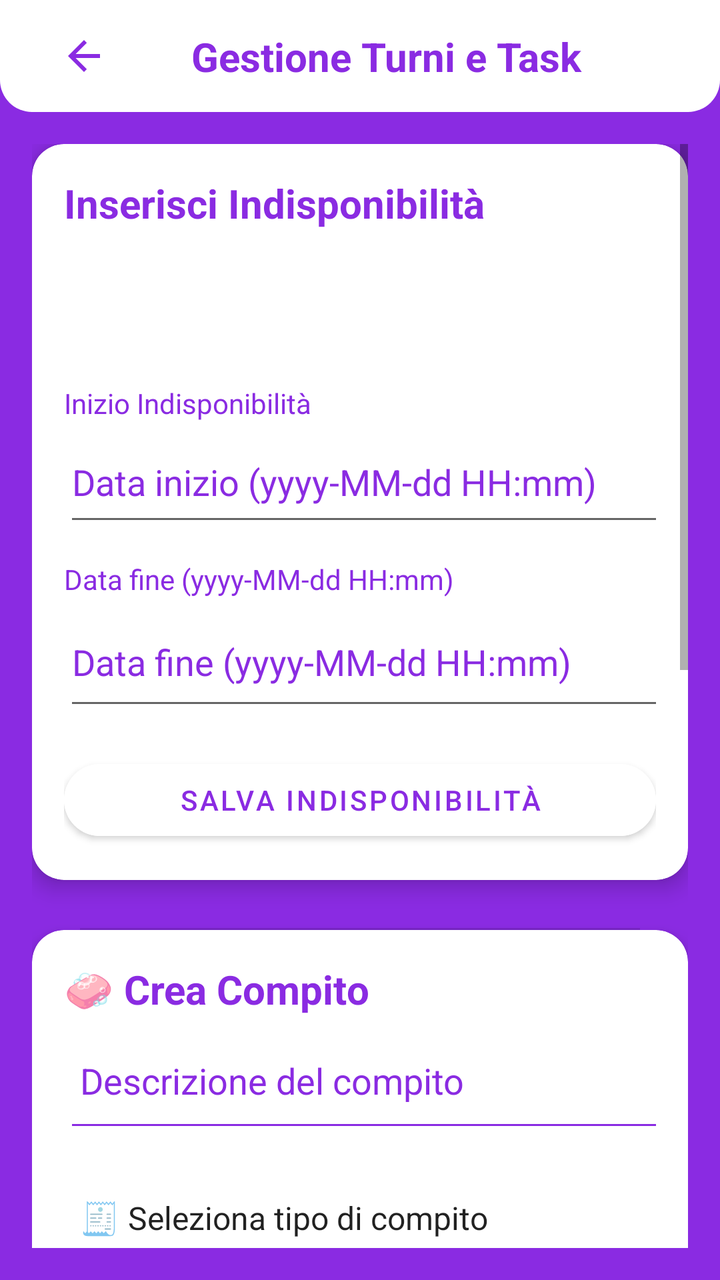
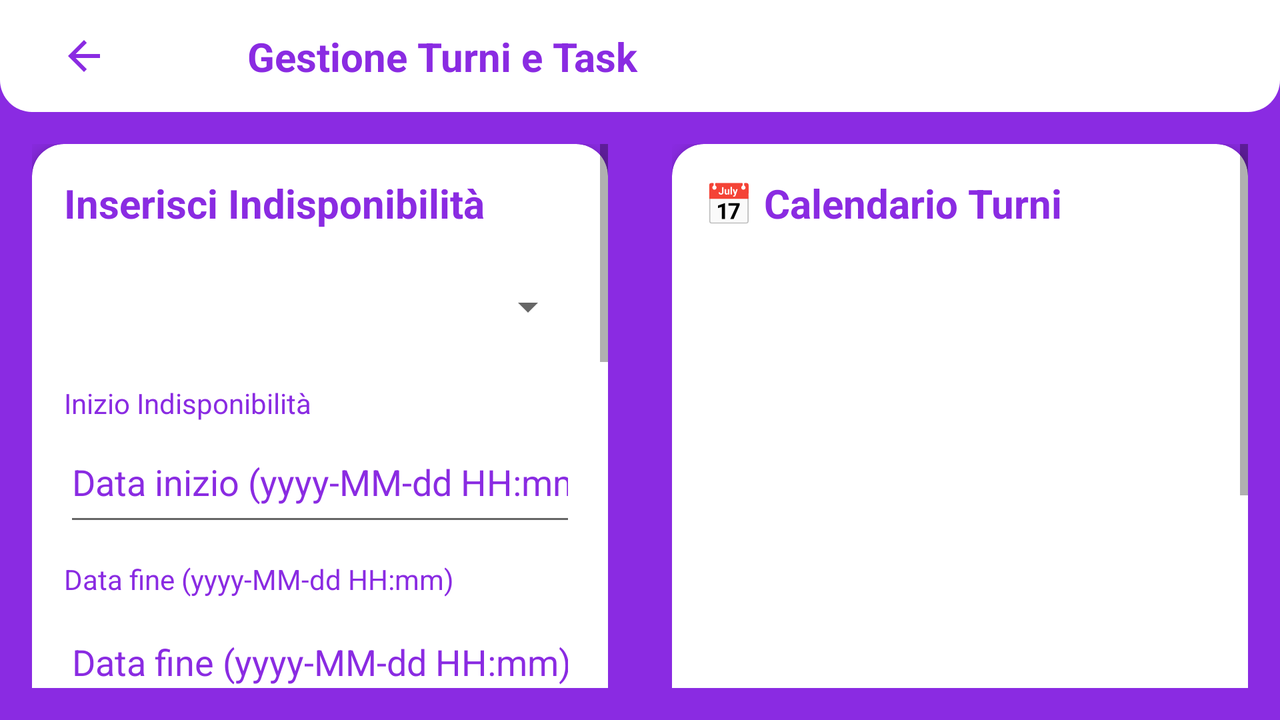

Two renders of one Android screen. The first uses the default layout on a phone; the second uses the alternative layout the repository ships for a different screen configuration, on a matching device. The two XML files are below.
<!-- AndroidManifest.xml: application theme Theme.CoinquyLifeJava -->
<!-- res/layout/shift_layout.xml -->
<?xml version="1.0" encoding="utf-8"?>
<androidx.constraintlayout.widget.ConstraintLayout
    xmlns:android="http://schemas.android.com/apk/res/android"
    xmlns:app="http://schemas.android.com/apk/res-auto"
    android:layout_width="match_parent"
    android:layout_height="match_parent"
    android:background="#8A2BE2">

    <androidx.constraintlayout.widget.ConstraintLayout
        android:id="@+id/topBar"
        android:layout_width="0dp"
        android:layout_height="56dp"
        android:background="@drawable/rounded_topbar"
        app:layout_constraintTop_toTopOf="parent"
        app:layout_constraintStart_toStartOf="parent"
        app:layout_constraintEnd_toEndOf="parent">

        <com.google.android.material.button.MaterialButton
            android:id="@+id/btnBack"
            style="@style/Widget.MaterialComponents.Button.TextButton"
            android:layout_width="wrap_content"
            android:layout_height="match_parent"
            android:backgroundTint="@android:color/transparent"
            android:contentDescription="@string/back"
            app:icon="@drawable/arrow_back"
            app:iconGravity="textStart"
            app:iconTint="#8A2BE2"
            app:layout_constraintTop_toTopOf="parent"
            app:layout_constraintBottom_toBottomOf="parent"
            app:layout_constraintStart_toStartOf="parent" />

        <TextView
            android:id="@+id/tvShiftTitle"
            android:layout_width="wrap_content"
            android:layout_height="wrap_content"
            android:text="@string/gestione_turni_e_task"
            android:textColor="#8A2BE2"
            android:textSize="20sp"
            android:textStyle="bold"
            app:layout_constraintTop_toTopOf="parent"
            app:layout_constraintBottom_toBottomOf="parent"
            app:layout_constraintStart_toEndOf="@id/btnBack"
            app:layout_constraintEnd_toEndOf="parent"
            app:layout_constraintHorizontal_bias="0.1" />
    </androidx.constraintlayout.widget.ConstraintLayout>

    <ScrollView
        android:id="@+id/scrollView"
        android:layout_width="0dp"
        android:layout_height="0dp"
        android:padding="16dp"
        app:layout_constraintTop_toBottomOf="@id/topBar"
        app:layout_constraintBottom_toBottomOf="parent"
        app:layout_constraintStart_toStartOf="parent"
        app:layout_constraintEnd_toEndOf="parent">

        <LinearLayout
            android:layout_width="match_parent"
            android:layout_height="wrap_content"
            android:orientation="vertical"
            android:gravity="center_horizontal"
            android:divider="?android:attr/dividerVertical"
            android:showDividers="middle"
            android:dividerPadding="24dp">

            <androidx.cardview.widget.CardView
                android:layout_width="match_parent"
                android:layout_height="wrap_content"
                app:cardCornerRadius="16dp"
                app:cardElevation="6dp"
                android:backgroundTint="@color/white"
                android:background="@drawable/rounded_container"
                android:layout_marginBottom="24dp">

                <LinearLayout
                    android:layout_width="match_parent"
                    android:layout_height="wrap_content"
                    android:orientation="vertical"
                    android:padding="16dp">

                    <TextView
                        android:layout_width="wrap_content"
                        android:layout_height="wrap_content"
                        android:text="@string/inserisci_indisponibilit"
                        android:textColor="#8A2BE2"
                        android:textSize="20sp"
                        android:textStyle="bold" />

                    <Spinner
                        android:id="@+id/spinnerCoinquilino"
                        android:layout_width="337dp"
                        android:layout_height="53dp"
                        android:layout_marginTop="12dp"
                        android:textColorHint="#8A2BE2"
                        android:textColor="#8A2BE2"
                        android:prompt="@string/seleziona_coinquilino" />

                    <TextView
                        android:layout_width="wrap_content"
                        android:layout_height="wrap_content"
                        android:text="@string/inizio_indisponibilit"
                        android:textColor="#8A2BE2"
                        android:textSize="14sp"
                        android:layout_marginTop="12dp" />

                    <com.google.android.material.textfield.TextInputEditText
                        android:id="@+id/etStartIndisponibilita"
                        android:layout_width="348dp"
                        android:layout_height="57dp"
                        android:textColor="#8A2BE2"
                        android:textColorHint="#8A2BE2"
                        android:hint="@string/data_inizio_yyyy_mm_dd_hh_mm"
                        android:inputType="datetime" />

                    <TextView
                        android:layout_width="wrap_content"
                        android:layout_height="wrap_content"
                        android:text="@string/data_fine_yyyy_mm_dd_hh_mm"
                        android:textColor="#8A2BE2"
                        android:textSize="14sp"
                        android:layout_marginTop="12dp" />

                    <com.google.android.material.textfield.TextInputEditText
                        android:id="@+id/etEndIndisponibilita"
                        android:layout_width="351dp"
                        android:layout_height="61dp"
                        android:textColorHint="#8A2BE2"
                        android:textColor="#8A2BE2"
                        android:hint="@string/data_fine_yyyy_mm_dd_hh_mm"
                        android:inputType="datetime" />

                    <com.google.android.material.button.MaterialButton
                        android:id="@+id/btnSaveIndisponibilita"
                        android:layout_width="match_parent"
                        android:layout_height="wrap_content"
                        android:text="@string/salva_indisponibilit"
                        android:backgroundTint="@android:color/white"
                        android:textColor="#8A2BE2"
                        android:layout_marginTop="16dp"
                        app:cornerRadius="24dp"/>
                </LinearLayout>
            </androidx.cardview.widget.CardView>

            <androidx.cardview.widget.CardView
                android:layout_width="match_parent"
                android:layout_height="wrap_content"
                app:cardCornerRadius="16dp"
                app:cardElevation="6dp"
                android:backgroundTint="@color/white"
                android:background="@drawable/rounded_container"
                android:layout_marginBottom="24dp">

                <LinearLayout
                    android:layout_width="match_parent"
                    android:layout_height="wrap_content"
                    android:orientation="vertical"
                    android:padding="16dp">

                    <TextView
                        android:layout_width="wrap_content"
                        android:layout_height="wrap_content"
                        android:text="@string/crea_compito"
                        android:textColor="#8A2BE2"
                        android:textSize="20sp"
                        android:textStyle="bold" />

                    <com.google.android.material.textfield.TextInputEditText
                        android:id="@+id/etDescrizioneCompito"
                        android:layout_width="344dp"
                        android:layout_height="51dp"
                        android:layout_marginTop="12dp"
                        android:backgroundTint="#8A2BE2"
                        android:gravity="top"
                        android:textColor="#8A2BE2"
                        android:textColorHint="#8A2BE2"
                        android:hint="@string/descrizione_del_compito"
                        android:inputType="textMultiLine"
                        android:padding="8dp" />

                    <Spinner
                        android:id="@+id/spinnerTipoCompito"
                        android:layout_width="344dp"
                        android:layout_height="52dp"
                        android:layout_marginTop="12dp"
                        android:textColor="#8A2BE2"
                        android:entries="@array/compito_types" />

                    <TextView
                        android:layout_width="wrap_content"
                        android:layout_height="wrap_content"
                        android:text="@string/data_e_ora_compito"
                        android:textColor="#8A2BE2"
                        android:textColorHint="#8A2BE2"
                        android:textSize="14sp"
                        android:layout_marginTop="12dp" />

                    <com.google.android.material.textfield.TextInputEditText
                        android:id="@+id/etDataOraCompito"
                        android:layout_width="346dp"
                        android:layout_height="55dp"
                        android:textColor="#8A2BE2"
                        android:textColorHint="#8A2BE2"
                        android:hint="@string/data_inizio_yyyy_mm_dd_hh_mm"
                        android:inputType="datetime" />

                    <com.google.android.material.button.MaterialButton
                        android:id="@+id/btnAddCompito"
                        android:layout_width="match_parent"
                        android:layout_height="wrap_content"
                        android:text="@string/aggiungi_compito"
                        android:backgroundTint="@android:color/white"
                        android:textColor="#8A2BE2"
                        android:layout_marginTop="16dp"
                        app:cornerRadius="24dp"/>
                </LinearLayout>
            </androidx.cardview.widget.CardView>

            <androidx.cardview.widget.CardView
                android:layout_width="match_parent"
                android:layout_height="wrap_content"
                app:cardCornerRadius="16dp"
                app:cardElevation="6dp"
                android:backgroundTint="@color/white"
                android:background="@drawable/rounded_container"
                android:layout_marginBottom="24dp">

                <LinearLayout
                    android:layout_width="match_parent"
                    android:layout_height="wrap_content"
                    android:orientation="vertical"
                    android:padding="16dp">

                    <TextView
                        android:layout_width="wrap_content"
                        android:layout_height="wrap_content"
                        android:text="@string/calendario_turni"
                        android:textColor="#8A2BE2"
                        android:textSize="20sp"
                        android:textStyle="bold" />

                    <androidx.recyclerview.widget.RecyclerView
                        android:id="@+id/rvShiftCalendar"
                        android:layout_width="match_parent"
                        android:layout_height="300dp"
                        android:layout_marginTop="12dp"
                        android:textColor="#8A2BE2"
                        android:contentDescription="@string/calendar"
                        android:scrollbars="vertical" />

                    <com.google.android.material.button.MaterialButton
                        android:id="@+id/getPlanning"
                        android:layout_width="match_parent"
                        android:layout_height="wrap_content"
                        android:layout_marginTop="12dp"
                        android:text="Genera pianficazione"
                        android:textAlignment="center"
                        android:textColor="#8A2BE2"
                        android:backgroundTint="@android:color/white"
                        app:cornerRadius="24dp"
                        android:visibility="visible" />

                    <ProgressBar
                        android:id="@+id/progressBar"
                        style="?android:attr/progressBarStyleLarge"
                        android:layout_width="wrap_content"
                        android:layout_height="wrap_content"
                        android:visibility="gone"
                        android:layout_gravity="center"/>

                </LinearLayout>
            </androidx.cardview.widget.CardView>

        </LinearLayout>
    </ScrollView>

</androidx.constraintlayout.widget.ConstraintLayout>
<!-- resources referenced by this layout -->
<resources>
  <string-array name="compito_types">
          <item>🧾 Seleziona tipo di compito</item>
          <item>🧹 Cleaning</item>
          <item>🔧 Maintenance</item>
          <item>🛠️ Repair</item>
      </string-array>
  <!-- drawable arrow_back (drawable) -->
  <vector xmlns:android="http://schemas.android.com/apk/res/android"
      android:width="24dp"
      android:height="24dp"
      android:viewportWidth="24"
      android:viewportHeight="24">
      <path
          android:fillColor="#FFFFFF"
          android:pathData="M20,11H7.83l5.59-5.59L12,4l-8,8 8,8 1.41-1.41L7.83,13H20v-2z"/>
  </vector>
  <!-- drawable rounded_container (drawable) -->
  <?xml version="1.0" encoding="utf-8"?>
  <shape xmlns:android="http://schemas.android.com/apk/res/android"
      android:shape="rectangle">
  
      <solid android:color="@android:color/white" />
  
      <corners android:radius="16dp" />
  
      <padding
          android:left="8dp"
          android:top="8dp"
          android:right="8dp"
          android:bottom="8dp" />
  
      <stroke
          android:width="1dp"
          android:color="#DDDDDD" /> 
  
  </shape>
  <!-- drawable rounded_topbar (drawable) -->
  <shape xmlns:android="http://schemas.android.com/apk/res/android"
      android:shape="rectangle" >
      <solid android:color="@color/white" />
      <corners
          android:bottomLeftRadius="16dp"
          android:bottomRightRadius="16dp"
          android:topLeftRadius="0dp"
          android:topRightRadius="0dp" />
  </shape>
  <string name="aggiungi_compito">Aggiungi Compito</string>
  <string name="back">back button</string>
  <string name="calendar">calendar\n</string>
  <string name="calendario_turni">📅 Calendario Turni</string>
  <string name="crea_compito">🧼 Crea Compito</string>
  <string name="data_e_ora_compito">Data e ora compito</string>
  <string name="data_fine_yyyy_mm_dd_hh_mm">Data fine (yyyy-MM-dd HH:mm)</string>
  <string name="data_inizio_yyyy_mm_dd_hh_mm">Data inizio (yyyy-MM-dd HH:mm)</string>
  <string name="descrizione_del_compito">Descrizione del compito</string>
  <string name="gestione_turni_e_task">Gestione Turni e Task</string>
  <string name="inizio_indisponibilit">Inizio Indisponibilità</string>
  <string name="inserisci_indisponibilit">Inserisci Indisponibilità</string>
  <string name="salva_indisponibilit">Salva Indisponibilità</string>
  <string name="seleziona_coinquilino">Seleziona Coinquilino</string>
  <style name="Theme.CoinquyLifeJava" parent="Theme.MaterialComponents.DayNight.DarkActionBar">
          
          <item name="colorPrimary">@color/purple_500</item>
          <item name="colorPrimaryVariant">@color/purple_700</item>
          <item name="colorOnPrimary">@color/white</item>
          
          <item name="colorSecondary">@color/teal_200</item>
          <item name="colorSecondaryVariant">@color/teal_700</item>
          <item name="colorOnSecondary">@color/black</item>
          
          <item name="android:statusBarColor">?attr/colorPrimaryVariant</item>
          
      </style>
</resources>
<!-- res/layout-land/shift_layout.xml (the repository's variant of the layout above) -->
<!-- drawn on the phone turned sideways -->
<?xml version="1.0" encoding="utf-8"?>
<androidx.constraintlayout.widget.ConstraintLayout
    xmlns:android="http://schemas.android.com/apk/res/android"
    xmlns:app="http://schemas.android.com/apk/res-auto"
    android:layout_width="match_parent"
    android:layout_height="match_parent"
    android:background="#8A2BE2">

    
    <androidx.constraintlayout.widget.ConstraintLayout
        android:id="@+id/topBar"
        android:layout_width="0dp"
        android:layout_height="56dp"
        android:background="@drawable/rounded_topbar"
        app:layout_constraintTop_toTopOf="parent"
        app:layout_constraintStart_toStartOf="parent"
        app:layout_constraintEnd_toEndOf="parent">

        <com.google.android.material.button.MaterialButton
            android:id="@+id/btnBack"
            style="@style/Widget.MaterialComponents.Button.TextButton"
            android:layout_width="wrap_content"
            android:layout_height="match_parent"
            android:backgroundTint="@android:color/transparent"
            android:contentDescription="@string/back"
            app:icon="@drawable/arrow_back"
            app:iconGravity="textStart"
            app:iconTint="#8A2BE2"
            app:layout_constraintTop_toTopOf="parent"
            app:layout_constraintBottom_toBottomOf="parent"
            app:layout_constraintStart_toStartOf="parent" />

        <TextView
            android:id="@+id/tvShiftTitle"
            android:layout_width="wrap_content"
            android:layout_height="wrap_content"
            android:text="@string/gestione_turni_e_task"
            android:textColor="#8A2BE2"
            android:textSize="20sp"
            android:textStyle="bold"
            app:layout_constraintTop_toTopOf="parent"
            app:layout_constraintBottom_toBottomOf="parent"
            app:layout_constraintStart_toEndOf="@id/btnBack"
            app:layout_constraintEnd_toEndOf="parent"
            app:layout_constraintHorizontal_bias="0.1" />
    </androidx.constraintlayout.widget.ConstraintLayout>

    
    <LinearLayout
        android:id="@+id/contentContainer"
        android:layout_width="0dp"
        android:layout_height="0dp"
        android:orientation="horizontal"
        app:layout_constraintTop_toBottomOf="@id/topBar"
        app:layout_constraintStart_toStartOf="parent"
        app:layout_constraintEnd_toEndOf="parent"
        app:layout_constraintBottom_toBottomOf="parent">

        
        <ScrollView
            android:layout_width="0dp"
            android:layout_height="match_parent"
            android:layout_weight="1"
            android:padding="16dp">

            <LinearLayout
                android:layout_width="match_parent"
                android:layout_height="wrap_content"
                android:orientation="vertical">

                
                <androidx.cardview.widget.CardView
                    android:layout_width="match_parent"
                    android:layout_height="wrap_content"
                    app:cardCornerRadius="16dp"
                    app:cardElevation="6dp"
                    android:backgroundTint="@color/white"
                    android:background="@drawable/rounded_container"
                    android:layout_marginBottom="24dp">

                    <LinearLayout
                        android:layout_width="match_parent"
                        android:layout_height="wrap_content"
                        android:orientation="vertical"
                        android:padding="16dp">

                        <TextView
                            android:layout_width="wrap_content"
                            android:layout_height="wrap_content"
                            android:text="@string/inserisci_indisponibilit"
                            android:textColor="#8A2BE2"
                            android:textSize="20sp"
                            android:textStyle="bold" />

                        <Spinner
                            android:id="@+id/spinnerCoinquilino"
                            android:layout_width="match_parent"
                            android:layout_height="53dp"
                            android:layout_marginTop="12dp"
                            android:textColorHint="#8A2BE2"
                            android:textColor="#8A2BE2"
                            android:prompt="@string/seleziona_coinquilino" />

                        <TextView
                            android:layout_width="wrap_content"
                            android:layout_height="wrap_content"
                            android:text="@string/inizio_indisponibilit"
                            android:textColor="#8A2BE2"
                            android:textSize="14sp"
                            android:layout_marginTop="12dp" />

                        <com.google.android.material.textfield.TextInputEditText
                            android:id="@+id/etStartIndisponibilita"
                            android:layout_width="match_parent"
                            android:layout_height="57dp"
                            android:textColor="#8A2BE2"
                            android:textColorHint="#8A2BE2"
                            android:hint="@string/data_inizio_yyyy_mm_dd_hh_mm"
                            android:inputType="datetime" />

                        <TextView
                            android:layout_width="wrap_content"
                            android:layout_height="wrap_content"
                            android:text="@string/data_fine_yyyy_mm_dd_hh_mm"
                            android:textColor="#8A2BE2"
                            android:textSize="14sp"
                            android:layout_marginTop="12dp" />

                        <com.google.android.material.textfield.TextInputEditText
                            android:id="@+id/etEndIndisponibilita"
                            android:layout_width="match_parent"
                            android:layout_height="61dp"
                            android:textColorHint="#8A2BE2"
                            android:textColor="#8A2BE2"
                            android:hint="@string/data_fine_yyyy_mm_dd_hh_mm"
                            android:inputType="datetime" />

                        <com.google.android.material.button.MaterialButton
                            android:id="@+id/btnSaveIndisponibilita"
                            android:layout_width="match_parent"
                            android:layout_height="wrap_content"
                            android:text="@string/salva_indisponibilit"
                            android:backgroundTint="@android:color/white"
                            android:textColor="#8A2BE2"
                            android:layout_marginTop="16dp"
                            app:cornerRadius="24dp"/>
                    </LinearLayout>
                </androidx.cardview.widget.CardView>

                
                <androidx.cardview.widget.CardView
                    android:layout_width="match_parent"
                    android:layout_height="wrap_content"
                    app:cardCornerRadius="16dp"
                    app:cardElevation="6dp"
                    android:backgroundTint="@color/white"
                    android:background="@drawable/rounded_container"
                    android:layout_marginBottom="24dp">

                    <LinearLayout
                        android:layout_width="match_parent"
                        android:layout_height="wrap_content"
                        android:orientation="vertical"
                        android:padding="16dp">

                        <TextView
                            android:layout_width="wrap_content"
                            android:layout_height="wrap_content"
                            android:text="@string/crea_compito"
                            android:textColor="#8A2BE2"
                            android:textSize="20sp"
                            android:textStyle="bold" />

                        <com.google.android.material.textfield.TextInputEditText
                            android:id="@+id/etDescrizioneCompito"
                            android:layout_width="match_parent"
                            android:layout_height="wrap_content"
                            android:layout_marginTop="12dp"
                            android:backgroundTint="#8A2BE2"
                            android:gravity="top"
                            android:hint="@string/descrizione_del_compito"
                            android:inputType="textMultiLine"
                            android:minHeight="48dp"
                            android:padding="8dp"
                            android:textColor="#8A2BE2"
                            android:textColorHint="#8A2BE2" />

                        <Spinner
                            android:id="@+id/spinnerTipoCompito"
                            android:layout_width="match_parent"
                            android:layout_height="52dp"
                            android:layout_marginTop="12dp"
                            android:textColor="#8A2BE2"
                            android:entries="@array/compito_types" />

                        <TextView
                            android:layout_width="wrap_content"
                            android:layout_height="wrap_content"
                            android:text="@string/data_e_ora_compito"
                            android:textColor="#8A2BE2"
                            android:textSize="14sp"
                            android:layout_marginTop="12dp" />

                        <com.google.android.material.textfield.TextInputEditText
                            android:id="@+id/etDataOraCompito"
                            android:layout_width="match_parent"
                            android:layout_height="wrap_content"
                            android:hint="@string/data_inizio_yyyy_mm_dd_hh_mm"
                            android:inputType="datetime"
                            android:minHeight="48dp"
                            android:textColor="#8A2BE2"
                            android:textColorHint="#8A2BE2" />

                        <com.google.android.material.button.MaterialButton
                            android:id="@+id/btnAddCompito"
                            android:layout_width="match_parent"
                            android:layout_height="wrap_content"
                            android:text="@string/aggiungi_compito"
                            android:backgroundTint="@android:color/white"
                            android:textColor="#8A2BE2"
                            android:layout_marginTop="16dp"
                            app:cornerRadius="24dp"/>
                    </LinearLayout>
                </androidx.cardview.widget.CardView>
            </LinearLayout>
        </ScrollView>

        
        <ScrollView
            android:layout_width="0dp"
            android:layout_height="match_parent"
            android:layout_weight="1"
            android:padding="16dp">

            <LinearLayout
                android:layout_width="match_parent"
                android:layout_height="wrap_content"
                android:orientation="vertical">

                <androidx.cardview.widget.CardView
                    android:layout_width="match_parent"
                    android:layout_height="wrap_content"
                    app:cardCornerRadius="16dp"
                    app:cardElevation="6dp"
                    android:backgroundTint="@color/white"
                    android:background="@drawable/rounded_container"
                    android:layout_marginBottom="24dp">

                    <LinearLayout
                        android:layout_width="match_parent"
                        android:layout_height="wrap_content"
                        android:orientation="vertical"
                        android:padding="16dp">

                        <TextView
                            android:layout_width="wrap_content"
                            android:layout_height="wrap_content"
                            android:text="@string/calendario_turni"
                            android:textColor="#8A2BE2"
                            android:textSize="20sp"
                            android:textStyle="bold" />

                        <androidx.recyclerview.widget.RecyclerView
                            android:id="@+id/rvShiftCalendar"
                            android:layout_width="match_parent"
                            android:layout_height="300dp"
                            android:layout_marginTop="12dp"
                            android:textColor="#8A2BE2"
                            android:contentDescription="@string/calendar"
                            android:scrollbars="vertical" />

                        <com.google.android.material.button.MaterialButton
                            android:id="@+id/getPlanning"
                            android:layout_width="match_parent"
                            android:layout_height="wrap_content"
                            android:layout_marginTop="12dp"
                            android:text="Genera pianficazione"
                            android:textAlignment="center"
                            android:textColor="#8A2BE2"
                            android:backgroundTint="@android:color/white"
                            app:cornerRadius="24dp"
                            android:visibility="visible" />

                        <ProgressBar
                            android:id="@+id/progressBar"
                            style="?android:attr/progressBarStyleLarge"
                            android:layout_width="wrap_content"
                            android:layout_height="wrap_content"
                            android:visibility="gone"
                            android:layout_gravity="center"/>
                    </LinearLayout>
                </androidx.cardview.widget.CardView>
            </LinearLayout>
        </ScrollView>
    </LinearLayout>
</androidx.constraintlayout.widget.ConstraintLayout>
